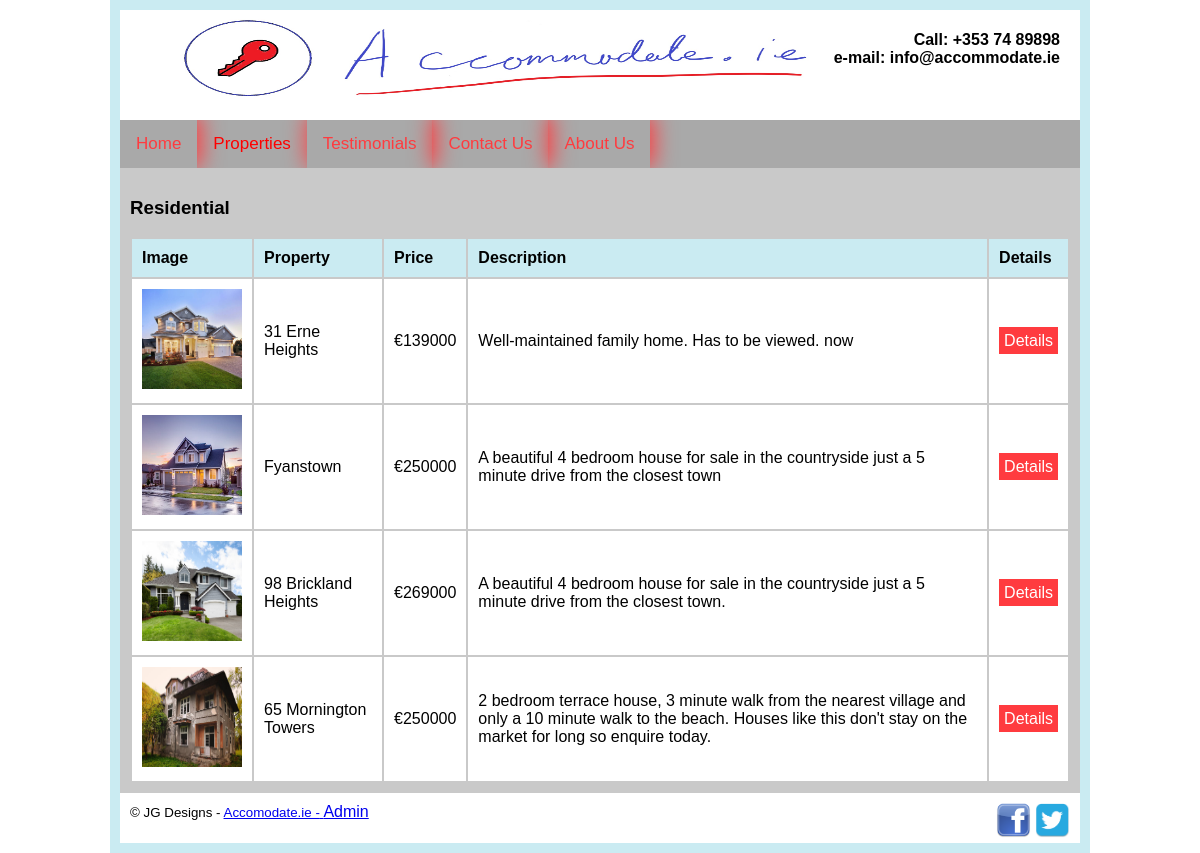
Page /property/displayproperties.php?categoryid=1 on the committed database.
### tables this page shows
CREATE TABLE `category` (
  `categoryid` int(11) NOT NULL,
  `categoryname` varchar(50) NOT NULL
);

CREATE TABLE `property` (
  `propertyid` int(11) NOT NULL,
  `address1` varchar(50) NOT NULL,
  `town` varchar(50) NOT NULL,
  `county` varchar(50) NOT NULL,
  `price` double NOT NULL,
  `bedrooms` int(2) DEFAULT NULL,
  `shortdescription` text NOT NULL,
  `longdescription` text NOT NULL,
  `image` varchar(50) NOT NULL,
  `categoryid` int(11) NOT NULL,
  `vendorid` int(11) NOT NULL
);

### property/displayproperties.php (the view, shortened to what this page needs)
<!DOCTYPE HTML>
<html lang="en">
<head>
 <link rel="stylesheet" href="css/styles.css">
 </head>
<body>
<div id="container">
<div id="content">
<div id="displayproperties">
<?php
require 'connect.php';
$categoryid= $_GET["categoryid"];
$sql="SELECT * from property, category WHERE property.categoryid=$categoryid AND
category.categoryid=$categoryid";
$output=mysqli_query($link, $sql);
$getcategory=mysqli_fetch_array($output);
echo "<h3>";
echo $getcategory["categoryname"];
echo "</h3>";
$result=mysqli_query($link, $sql);
if(mysqli_num_rows($result)>0)
{
echo "<table>";
echo "<tr>
<td><strong>Image</td>
<td><strong>Property</td>
<td><strong>Price</td>
<td><strong>Description</td>
<td><strong>Details</td>
</tr>";
while($row=mysqli_fetch_array($result)) {
$propertyid=$row["propertyid"];
$image=$row["image"];
$addy=$row["address1"];
$shortdesc=$row["shortdescription"];
$price=$row["price"];
echo "<tr>
<td><img src='$image' width=100 height=100> </td>
<td>$addy</td>
<td>&euro;$price</td>
<td>$shortdesc</td>
<td><a href='moredetails.php?propertyid=$propertyid'>Details</a></td>
</tr>";
}
echo "</table>";
}
else
{
echo "<h3> There are currently no items in this category</h3>";
}
?>
</div>
</div>
</div>
</body>
</html>

### property/css/styles.css (style rules this page uses)
body { background-color: white; }
#container { margin: auto; width: 80%; background-color: #caebf2; border: 10px solid #caebf2; }
#contact { float: right; margin-right: 20px; text-align: right; }
#header { background-color: #ffffff; height: 110px; }
#content { background-color: #c9c9c9; padding: 10px; min-height: 300px; }
#content a { background-color: #ff3b3f; color: white; text-decoration:none; padding:5px; }
#footer { background-color: #ffffff; height: 30px; padding: 10px; }
#footer #fbi { float: right }
#sitename { float: left; width: 300px; padding-top: 20px; }
#logo { float:left; width: 150px; }
table td { padding: 10px; }
table { width: 100% }
table tr:nth-child(1) { background-color: #caebf2; }
table tr { background-color:#FFFFFF; }
body { margin:0;font-family:Arial }
.topnav { overflow: hidden; background-color: #a9a9a9; }
.topnav a { box-shadow: 2px -3px 22px 2px #ff3b3f; float: left; display: block; color: #ff3b3f; text-align: center; padding: 14px 16px; text-decoration: none; font-size: 17px; }
.active { background-color: #a9a9a9; color: white; }
.dropdown { float: left; overflow: hidden; }
.dropdown .dropbtn { font-size: 17px; border: none; outline: none; color: red; padding: 14px 16px; background-color: inherit; font-family: inherit; margin: 0; }

### rows in the picture
category: categoryname "Residential"
property: shows a picture, address1 "31 Erne Heights", price "139000", shortdescription "Well-maintained family home. Has to be viewed. now"
property: image (picture), address1 "Fyanstown", price "250000", shortdescription "A beautiful 4 bedroom house for sale in the countryside just a 5 minute drive from the closest town"
property: image (picture), address1 "98 Brickland Heights", price "269000", shortdescription "A beautiful 4 bedroom house for sale in the countryside just a 5 minute drive from the closest town."
property: image (picture), address1 "65 Mornington Towers", price "250000", shortdescription "2 bedroom terrace house, 3 minute walk from the nearest village and only a 10 minute walk to the beach. Houses like this don't stay on the market for long so enquire today."
